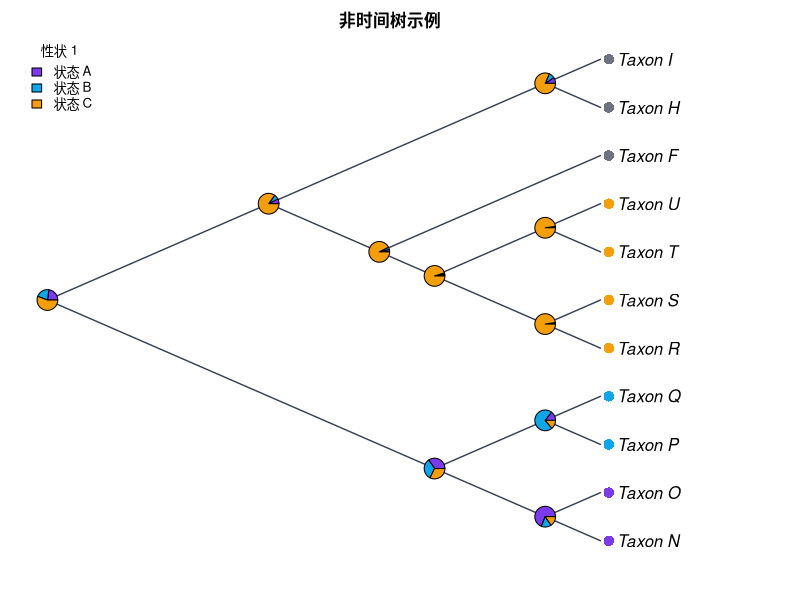

R code for this plot:
#!/usr/bin/env Rscript
# CladeForge reproducible-analysis script
# Project : 非时间树示例
# Format  : CladeForge project v0.2.0
# Software: CladeForge 0.3.1 (this header is the provenance stamp a
#           reproducibility checklist asks for: software version, generation
#           time and the analysis parameters are printed beside the numbers)
# Generated: (timestamp omitted in fixture)
#
# PARAMETER SUMMARY (what the app used):
#   * parsimony: tie-break = parent-state first, then tip frequency, then
#     declaration order; the reported single path is ONE of possibly many
#     equally parsimonious reconstructions.
#   * Mk: each character's rate is the application's own fit (maximum-likelihood fit (1-D profile over the pruning likelihood)),
#     baked in at generation time; the script replays that number instead of
#     re-fitting, so its posteriors match what the app reported. Characters the
#     app could not fit fall back to 1 / mean(branch length) with a printed
#     note. Display threshold applied post hoc; the posterior is marginal
#     (per-node), NOT joint.
#   * The R implementation below computes the likelihood in ORDINARY space
#     while the app runs in log-space: values agree to floating-point noise on
#     modest trees but can drift on very large or very unbalanced ones.
#   * Node ancestral states asserted by the user in CladeForge are IGNORED by
#     the parsimony baseline (independent reference by design); the R script
#     reproduces that baseline, not the user's hypotheses.
#
# What this script reproduces, and what it does not:
#   REPRODUCED (same algorithms as the application):
#     * Sankoff parsimony with the project's step matrix (advisory baseline);
#     * equal-rates Mk ancestral-state reconstruction (pruning + up-pass), i.e.
#       the posterior probabilities the app reports.
#   APPROXIMATED:
#     * a PDF figure drawn from the same data — character-coloured tips,
#       posterior pies, legend — in the project's cladogram layout
#       (equal branch spacing, like the CladeForge cladogram (branch lengths ignored)). It is NOT a pixel copy of the on-screen figure: manual
#       node positions, collapsed clades, custom reticulation edges, era bands
#       and the interactive ladderising order are GUI state that ape does not
#       consume. The topology, tip labels, states and posteriors are identical;
#       the geometry is a same-data rendering.
#   Branch lengths: present, used as given.
# Run with: Rscript this_file.R   (install.packages("ape") if needed)

library(ape)

# The tree is assembled from vectors rather than parsed from Newick, so every
# label survives byte-exact even where ape's own reader would mangle it.
tree <- structure(
  list(
    edge = matrix(c(12, 13, 12, 14, 13, 15, 13, 16, 14, 17, 14, 18, 15, 1, 15, 2, 16, 3, 16, 4, 17, 19, 17, 5, 18, 6, 18, 7, 19, 20, 19, 21, 20, 8, 20, 9, 21, 10, 21, 11), ncol = 2, byrow = TRUE),
    edge.length = c(500, 600, 700, 800, 150, 350, 2800, 2800, 2700, 2700, 50, 150, 50, 150, 600, 700, 2600, 2600, 2500, 2500),
    Nnode = 10L,
    tip.label = c("Taxon_N", "Taxon_O", "Taxon_P", "Taxon_Q", "Taxon_F", "Taxon_H", "Taxon_I", "Taxon_R", "Taxon_S", "Taxon_T", "Taxon_U"),
    node.label = c("Taxon_A", "Taxon_B", "Taxon_C", "Taxon_J", "Taxon_K", "Taxon_D", "Taxon_G", "Taxon_E", "Taxon_L", "Taxon_M")
  ),
  class = "phylo"
)

# Branch lengths, with an explicit unit-length fallback: a cladogram-only project
# serialises no lengths at all, and 1 / mean(NULL) would poison every
# transition probability below.
bl <- tree$edge.length
if (is.null(bl) || !any(is.finite(bl) & bl > 0)) {
  bl <- rep(1, nrow(tree$edge))
  cat("NOTE: the tree carries no usable branch lengths; Mk probabilities and the\n")
  cat("      figure use unit (equal) branch lengths, i.e. topology-only inference.\n\n")
}

# Equal-rates Mk rate: one expected substitution per mean branch, so the
# transition probabilities are invariant to the tree's absolute scale. Every
# length above is already resolved the way the application resolves it (a
# recorded 0 is a real zero; unset / negative / non-finite became 1), so the mean
# runs over ALL of them — filtering here would drop zero-length and unmeasured
# edges from the average and make this script reconstruct at a different rate
# than the application reports. Deriving it from the fallback-protected bl
# above is what keeps the rate finite for a cladogram-only project.
#
# This fallback rate is used ONLY for a character the application itself could
# not fit (NULL rate below); characters with a baked rate replay the
# application's ML value, so the script's posteriors match the app's instead
# of drifting with the branch-length mean.
rate <- 1 / mean(bl)


characters <- list(
  list(
    name = "性状 1",
    type = "discrete",
    states = c("状态 A", "状态 B", "状态 C"),
    colors = c("#7c3aed", "#0ea5e9", "#f59e0b"),
    cost = NULL,
    rate = 0.0000677833,
    tips = c("Taxon_N" = "状态 A", "Taxon_O" = "状态 A", "Taxon_P" = "状态 B", "Taxon_Q" = "状态 B", "Taxon_R" = "状态 C", "Taxon_S" = "状态 C", "Taxon_T" = "状态 C", "Taxon_U" = "状态 C")
  ),
  list(
    name = "性状 2",
    type = "discrete",
    states = c("状态 A", "状态 B", "状态 C"),
    colors = c("#dc2626", "#f97316", "#22c55e"),
    cost = NULL,
    rate = 0.0000685678,
    tips = c("Taxon_N" = "状态 C", "Taxon_O" = "状态 C", "Taxon_P" = "状态 C", "Taxon_Q" = "状态 C", "Taxon_R" = "状态 A", "Taxon_S" = "状态 A", "Taxon_T" = "状态 B", "Taxon_U" = "状态 B")
  )
)

# --- helpers ----------------------------------------------------------------

## Equal-rates (ER) Mk transition matrix P(t): the same closed form used by
## CladeForge's inference assistant. The rate is scaled by the mean branch
## length so probabilities are invariant to the tree's absolute scale.
p_er <- function(t, k, rate) {
  e <- exp(-k * rate * t)
  P <- matrix(1 / k, k, k) - (1 / k) * e
  diag(P) <- 1 / k + ((k - 1) / k) * e
  P
}

## Sankoff parsimony down/up pass. 'cost' is k x k; tips absent from tip_states
## are treated as missing data.
sankoff <- function(tree, tip_states, states, cost) {
  ntip <- length(tree$tip.label)
  k <- length(states)
  sidx <- setNames(seq_len(k), states)
  x <- sidx[tip_states[tree$tip.label]]
  parent <- tree$edge[, 1]
  child <- tree$edge[, 2]
  kids <- split(child, parent)
  root <- setdiff(unique(parent), unique(child))
  g <- matrix(0, nrow = ntip + tree$Nnode, ncol = k)
  rownames(g) <- as.character(seq_len(ntip + tree$Nnode))
  ## Down-pass: internal node indices decrease from root, so descending order
  ## visits children before parents.
  for (v in sort(as.integer(names(kids)), decreasing = TRUE)) {
    for (i in seq_len(k)) {
      total <- 0
      for (ch in kids[[as.character(v)]]) {
        if (ch <= ntip) {
          xi <- x[[ch]]
          if (is.na(xi)) next
          total <- total + min(cost[i, ] + ifelse(seq_len(k) == xi, 0, Inf))
        } else {
          total <- total + min(cost[i, ] + g[as.character(ch), ])
        }
      }
      g[as.character(v), i] <- total
    }
  }
  ## Up-pass: assign each node a state minimising cost given its parent.
  node_state <- integer(ntip + tree$Nnode)
  walk <- function(v, parent_state) {
    base <- if (parent_state == 0L) rep(0, k) else cost[parent_state, ]
    scores <- base + g[as.character(v), ]
    best <- which.min(scores)
    node_state[v] <<- best
    for (ch in kids[[as.character(v)]]) {
      if (ch > ntip) walk(ch, best)
    }
  }
  walk(root, 0L)
  list(cost = min(g[as.character(root), ]),
       states = node_state, k = k)
}

## Equal-rates Mk marginal ancestral reconstruction: Felsenstein pruning
## (down-pass) + parent/sibling up-pass, normal space. Uses the script-level
## 'bl' (which already falls back to unit lengths when the tree has none) and the
## 'rate' is passed per character: the application's own ML fit for that
## character when it has one, else the 1 / mean usable branch length fallback.
## For very large or very unbalanced trees prefer log-space implementations
## (phangorn::ace, phytools).
mk_asr <- function(tree, tip_states, states, rate) {
  ntip <- length(tree$tip.label)
  k <- length(states)
  sidx <- setNames(seq_len(k), states)
  x <- sidx[tip_states[tree$tip.label]]
  parent <- tree$edge[, 1]
  child <- tree$edge[, 2]
  kids <- split(seq_along(child), parent)  # edge-row indices per parent
  root <- setdiff(unique(parent), unique(child))
  L <- matrix(1, nrow = ntip + tree$Nnode, ncol = k)
  rownames(L) <- as.character(seq_len(ntip + tree$Nnode))
  for (v in sort(as.integer(names(kids)), decreasing = TRUE)) {
    rows <- kids[[as.character(v)]]
    vec <- rep(1, k)
    for (r in rows) {
      ch <- child[r]
      m <- if (ch <= ntip) {
        xi <- x[[ch]]
        if (is.na(xi)) rep(1, k) else as.numeric(seq_len(k) == xi)
      } else L[as.character(ch), ]
      vec <- vec * (p_er(bl[r], k, rate) %*% m)
    }
    s <- sum(vec)
    L[as.character(v), ] <- if (s > 0) vec / s else rep(1 / k, k)
  }
  G <- matrix(1 / k, nrow = ntip + tree$Nnode, ncol = k)
  rownames(G) <- rownames(L)
  for (v in sort(as.integer(names(kids)))) {
    rows <- kids[[as.character(v)]]
    for (r in rows) {
      ch <- child[r]
      if (ch <= ntip) next
      sib_msg <- rep(1, k)
      for (r2 in rows) {
        ch2 <- child[r2]
        if (ch2 == ch) next
        m2 <- if (ch2 <= ntip) {
          xi <- x[[ch2]]
          if (is.na(xi)) rep(1, k) else as.numeric(seq_len(k) == xi)
        } else L[as.character(ch2), ]
        sib_msg <- sib_msg * (p_er(bl[r2], k, rate) %*% m2)
      }
      G[as.character(ch), ] <- p_er(bl[r], k, rate) %*% (G[as.character(v), ] * sib_msg)
      G[as.character(ch), ] <- G[as.character(ch), ] / sum(G[as.character(ch), ])
    }
  }
  post <- L * G
  post <- post / rowSums(post)
  list(posterior = post)
}

# --- analysis ---------------------------------------------------------------

cat("CladeForge reproducible analysis\n")
cat("Tree:", Ntip(tree), "tips,", tree$Nnode, "internal nodes\n\n")

internal_nodes <- (length(tree$tip.label) + 1):(length(tree$tip.label) + tree$Nnode)

for (ch in characters) {
  cat("== Character:", ch$name, "==\n")
  if (ch$type != "discrete" || length(ch$states) < 2) {
    cat("   continuous or single-state: exported as data only\n\n")
    next
  }
  scored <- ch$tips[names(ch$tips) %in% tree$tip.label]
  cost <- ch$cost
  if (is.null(cost)) {
    k <- length(ch$states)
    cost <- matrix(1, k, k); diag(cost) <- 0
  }
  sp <- sankoff(tree, scored, ch$states, cost)
  cat(sprintf("   Sankoff minimum cost: %g (step-matrix units)\n", sp$cost))
  ch_rate <- if (is.null(ch$rate)) {
    cat(sprintf("   NOTE: the application could not fit a rate for this character; using 1 / mean(branch length) = %g\n", rate))
    rate
  } else ch$rate
  asr <- mk_asr(tree, scored, ch$states, ch_rate)
  cat("   Mk posterior at each internal node (states:",
      paste(ch$states, collapse = " / "), ")\n")
  print(round(asr$posterior[as.character(internal_nodes), , drop = FALSE], 3))
  cat("\n")
}

# --- figure -----------------------------------------------------------------
# A same-data rendering of the GUI figure: character-coloured tips (first
# discrete character) + posterior pies at internal nodes + auto legend, in the
# layout the project is displayed as. Manual positions / collapsed clades /
# custom edges / era bands are GUI-only and are not reproduced here.

discrete <- Filter(function(ch) ch$type == "discrete" && length(ch$states) >= 2, characters)

# cairo_pdf renders unicode labels reliably; use pdf() if cairo is unavailable.
cairo_pdf("cladeforge_reconstruction.pdf", width = 9, height = 7)
par(mar = c(2, 1, 2, 2), xpd = NA)
cat("Figure layout: type = cladogram, use.edge.length = FALSE",
    "(equal branch spacing, like the CladeForge cladogram (branch lengths ignored))\n")
plot(tree, type = "cladogram", use.edge.length = FALSE,
     show.tip.label = TRUE,
     label.offset = 0.3,
     edge.color = "#374151", edge.width = 1.4)
title(main = "非时间树示例", cex.main = 1.0)

if (length(discrete) > 0) {
  main <- discrete[[1]]
  scored <- main$tips[names(main$tips) %in% tree$tip.label]
  k <- length(main$states)
  cost <- main$cost
  if (is.null(cost)) { cost <- matrix(1, k, k); diag(cost) <- 0 }

  tip_col <- rep("#6b7280", Ntip(tree))
  names(tip_col) <- tree$tip.label
  for (lab in names(scored)) tip_col[[lab]] <- main$colors[[match(scored[[lab]], main$states)]]
  tiplabels(pch = 16, col = tip_col, cex = 1.4, offset = 0.15)

  asr <- mk_asr(tree, scored, main$states, if (is.null(main$rate)) rate else main$rate)
  nodelabels(node = internal_nodes, pie = asr$posterior[as.character(internal_nodes), , drop = FALSE],
             piecol = main$colors, cex = 0.7)
  legend("topleft", legend = main$states, fill = main$colors,
         title = main$name, bty = "n", cex = 0.8)
}

dev.off()

cat("Wrote cladeforge_reconstruction.pdf\n")
